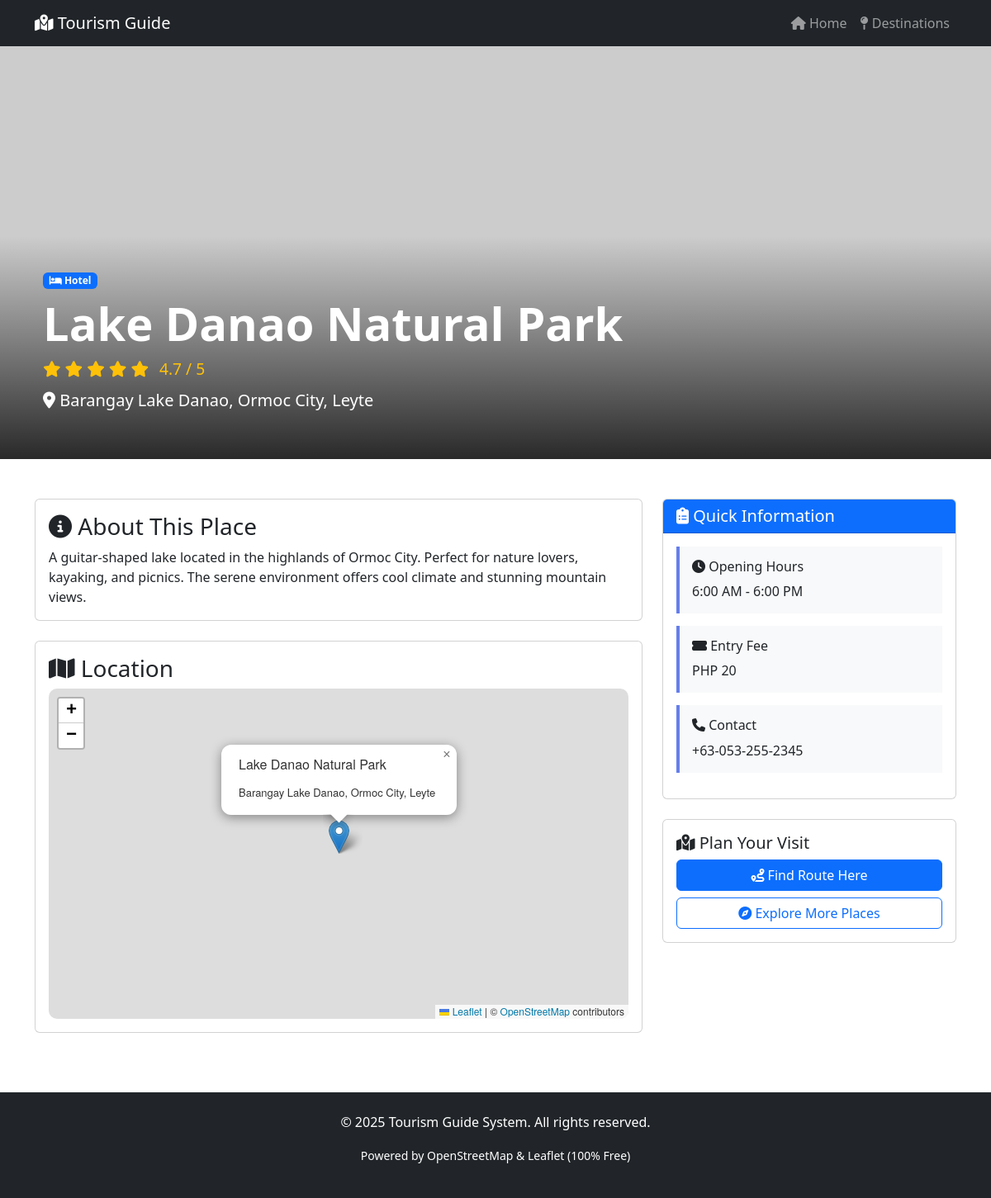
/destination.php?id=8, run on the app's committed database.
### tables this page shows
CREATE TABLE `destinations` (
  `id` int(11) NOT NULL,
  `name` varchar(200) NOT NULL,
  `category_id` int(11) DEFAULT NULL,
  `description` text DEFAULT NULL,
  `address` text DEFAULT NULL,
  `latitude` decimal(10,8) DEFAULT NULL,
  `longitude` decimal(11,8) DEFAULT NULL,
  `contact_number` varchar(50) DEFAULT NULL,
  `email` varchar(100) DEFAULT NULL,
  `website` varchar(200) DEFAULT NULL,
  `opening_hours` varchar(100) DEFAULT NULL,
  `entry_fee` varchar(100) DEFAULT NULL,
  `rating` decimal(2,1) DEFAULT 0.0,
  `image_path` varchar(255) DEFAULT NULL,
  `is_active` tinyint(1) DEFAULT 1,
  `created_at` timestamp NOT NULL DEFAULT current_timestamp(),
  `updated_at` timestamp NOT NULL DEFAULT current_timestamp() ON UPDATE current_timestamp()
);

CREATE TABLE `categories` (
  `id` int(11) NOT NULL,
  `name` varchar(50) NOT NULL,
  `icon` varchar(50) DEFAULT NULL,
  `created_at` timestamp NOT NULL DEFAULT current_timestamp()
);

### destination.php (the view, shortened to what this page needs)
<?php
$id = isset($_GET['id']) ? (int)$_GET['id'] : 0;
$conn = getDBConnection();
$stmt = $conn->prepare("SELECT d.*, c.name as category_name, c.icon
                        FROM destinations d
                        LEFT JOIN categories c ON d.category_id = c.id
                        WHERE d.id = ?");
$stmt->bind_param("i", $id);
$stmt->execute();
$result = $stmt->get_result();
$destination = $result->fetch_assoc();
$image = !empty($destination['image_path']) ? UPLOAD_URL . $destination['image_path'] : 'https://via.placeholder.com/800x400?text=' . urlencode($destination['name']);
?>
<!DOCTYPE html>
<html lang="en">
<head>
    <link href="https://cdn.jsdelivr.net/npm/bootstrap@5.3.0/dist/css/bootstrap.min.css" rel="stylesheet">
    <link rel="stylesheet" href="https://cdnjs.cloudflare.com/ajax/libs/font-awesome/6.4.0/css/all.min.css">
    <link rel="stylesheet" href="https://unpkg.com/leaflet@1.9.4/dist/leaflet.css" />
</head>
<body>
    <nav class="navbar navbar-expand-lg navbar-dark bg-dark">
        <div class="container">
            <a class="navbar-brand" href="index.php">
                <i class="fas fa-map-marked-alt"></i> Tourism Guide
            </a>
            <div class="collapse navbar-collapse" id="navbarNav">
                <ul class="navbar-nav ms-auto">
                    <li class="nav-item">
                        <a class="nav-link" href="index.php"><i class="fas fa-home"></i> Home</a>
                    </li>
                    <li class="nav-item">
                        <a class="nav-link" href="index.php#destinations"><i class="fas fa-map-pin"></i> Destinations</a>
                    </li>
                </ul>
            </div>
        </div>
    </nav>
    <div class="hero-image" style="background-image: url('<?php echo $image; ?>');">
        <div class="hero-overlay">
            <div class="container">
                <span class="badge bg-primary mb-2">
                    <i class="fas <?php echo $destination['icon']; ?>"></i> <?php echo $destination['category_name']; ?>
                </span>
                <h1 class="display-4 fw-bold"><?php echo $destination['name']; ?></h1>
                <?php if ($destination['rating'] > 0): ?>
                    <div class="rating mb-2">
                        <?php for($i=0; $i<5; $i++): ?>
                            <i class="fas fa-star<?php echo $i < $destination['rating'] ? '' : '-o'; ?>"></i>
                        <?php endfor; ?>
                        <span class="ms-2"><?php echo $destination['rating']; ?> / 5</span>
                    </div>
                <?php endif; ?>
                <p class="lead"><i class="fas fa-map-marker-alt"></i> <?php echo $destination['address']; ?></p>
            </div>
        </div>
    </div>
    <div class="container my-5">
        <div class="row">
            <div class="col-lg-8">
                <div class="card mb-4">
                    <div class="card-body">
                        <h3 class="card-title"><i class="fas fa-info-circle"></i> About This Place</h3>
                        <p class="card-text"><?php echo nl2br($destination['description']); ?></p>
                    </div>
                </div>
                <?php if ($destination['latitude'] && $destination['longitude']): ?>
                    <div class="card mb-4">
                        <div class="card-body">
                            <h3 class="card-title"><i class="fas fa-map"></i> Location</h3>
                            <div id="map"></div>
                        </div>
                    </div>
                <?php endif; ?>
            </div>
            <div class="col-lg-4">
                <div class="card mb-4">
                    <div class="card-header bg-primary text-white">
                        <h5 class="mb-0"><i class="fas fa-clipboard-list"></i> Quick Information</h5>
                    </div>
                    <div class="card-body">
                        <?php if ($destination['opening_hours']): ?>
                            <div class="info-card">
                                <h6><i class="fas fa-clock"></i> Opening Hours</h6>
                                <p class="mb-0"><?php echo $destination['opening_hours']; ?></p>
                            </div>
                        <?php endif; ?>
                        <?php if ($destination['entry_fee']): ?>
                            <div class="info-card">
                                <h6><i class="fas fa-ticket-alt"></i> Entry Fee</h6>
                                <p class="mb-0"><?php echo $destination['entry_fee']; ?></p>
                            </div>
                        <?php endif; ?>
                        <?php if ($destination['contact_number']): ?>
                            <div class="info-card">
                                <h6><i class="fas fa-phone"></i> Contact</h6>
                                <p class="mb-0"><?php echo $destination['contact_number']; ?></p>
                            </div>
                        <?php endif; ?>
                    </div>
                </div>
                <div class="card">
                    <div class="card-body">
                        <h5><i class="fas fa-map-marked-alt"></i> Plan Your Visit</h5>
                        <a href="index.php#routes" class="btn btn-primary w-100 mb-2">
                            <i class="fas fa-route"></i> Find Route Here
                        </a>
                        <a href="index.php#destinations" class="btn btn-outline-primary w-100">
                            <i class="fas fa-compass"></i> Explore More Places
                        </a>
                    </div>
                </div>
            </div>
        </div>
    </div>
    <footer class="bg-dark text-white text-center py-4">
        <p>&copy; 2025 Tourism Guide System. All rights reserved.</p>
        <p><small>Powered by OpenStreetMap & Leaflet (100% Free)</small></p>
    </footer>
</body>
</html>

### destination.php (style rules this page uses)
.hero-image { height: 500px; background-size: cover; background-position: center; position: relative; }
.hero-overlay { position: absolute; bottom: 0; left: 0; right: 0; background: linear-gradient(to top, rgba(0,0,0,0.8), transparent); color: white; padding: 40px; }
.info-card { border-left: 4px solid #667eea; background: #f8f9fa; padding: 15px; margin-bottom: 15px; }
.rating { color: #ffc107; font-size: 1.2rem; }
#map { height: 400px; border-radius: 10px; }

### data on the page
destinations: category.name "Hotel", name "Lake Danao Natural Park", rating "4.7", address "Barangay Lake Danao, Ormoc City, Leyte", description "A guitar-shaped lake located in the highlands of Ormoc City. Perfect for nature lovers, kayaking, and picnics. The serene environment offers cool climate and stunning mountain views.", opening_hours "6:00 AM - 6:00 PM", entry_fee "PHP 20", contact_number "+63-053-255-2345"
